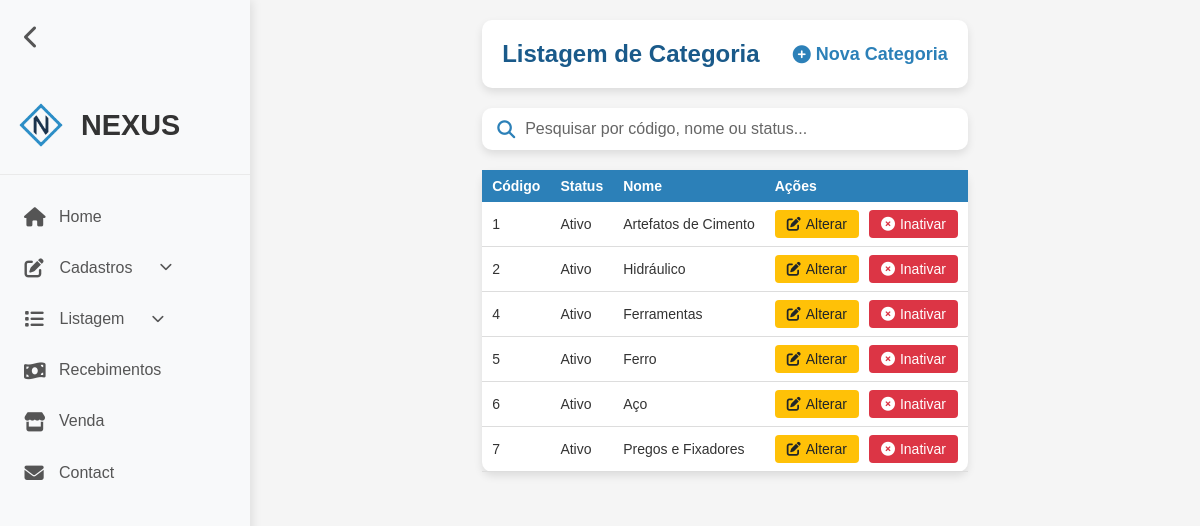
The app's page /categoria-listar.php (signed in) with its own data.
### tables this page shows
CREATE TABLE `categoria` (
  `codigo` int(11) NOT NULL,
  `status` tinyint(1) NOT NULL DEFAULT 1,
  `nome` varchar(45) NOT NULL
);

### categoria-listar.php (the view, shortened to what this page needs)
<?php
require_once("conexao.php");
$sqlA = "SELECT * FROM categoria WHERE status = 1 ORDER BY codigo";
$resultadoA = mysqli_query($conexao, $sqlA);
?>
<!DOCTYPE html>
<html lang="pt-BR">
<head>
    <link rel="stylesheet" href="assets/css/listar.css">
    <link rel="stylesheet" href="assets/css/reset.css">
    <link rel="stylesheet" href="assets/css/header.css">
    <link rel="stylesheet" href="https://cdnjs.cloudflare.com/ajax/libs/font-awesome/6.4.0/css/all.min.css">
</head>
<body>
    <?php require_once("header.php"); ?>
    <div class="container">
        <div class="card">
            <div class="card-body">
                <h5 class="title">
                    Listagem de Categoria
                    <a href="categoria-cadastrar.php">
                        <i class="fas fa-solid fa-circle-plus"></i> Nova Categoria
                    </a>
                </h5>
            </div>
        </div>
        <div class="search-container">
            <div class="search-box">
                <i class="fas fa-search"></i>
                <input type="text" id="searchInput" placeholder="Pesquisar por código, nome ou status..." onkeyup="filtrarTabela()">
            </div>
        </div>
        <table class="table-container">
            <thead>
                <tr>
                    <th scope="col">Código</th>
                    <th scope="col">Status</th>
                    <th scope="col">Nome</th>
                    <th scope="col">Ações</th>
                </tr>
            </thead>
            <tbody>
                <?php while ($linha = mysqli_fetch_assoc($resultadoA)) { ?>
                    <tr>
                        <td><?= $linha['codigo'] ?></td>
                        <td><?= ($linha['status'] == 1) ? 'Ativo' : 'Inativo' ?></td>
                        <td><?= $linha['nome'] ?></td>
                        <td class="actions">
                            <a href="categoria-alterar.php?codigo=<?= $linha['codigo'] ?>" class="btn btn-warning">
                                <i class="fas fa-solid fa-pen-to-square"></i> Alterar</a>
                            <a href="categoria-listar.php?codigo=<?= $linha['codigo'] ?>&status=<?= $linha['status'] ?>"
                                class="btn btn-danger" onclick="return confirm('Confirma Inativação?')"><i
                                    class="fas fa-solid fa-circle-xmark"></i>Inativar</a>
                        </td>
                    </tr>
                <?php } ?>
            </tbody>
        </table>
        </div>
</body>
</html>

### assets/css/listar.css (style rules this page uses)
:root { --azul-principal: #2c80b8; --azul-claro: #e6f2fa; --azul-escuro: #1a5a8a; --branco: #ffffff; --cinza-claro: #f5f5f5; --cinza-texto: #666666; --verde-sucesso: #28a745; --amarelo-alerta: #ffc107; --vermelho-perigo: #dc3545; }
body { background-color: var(--cinza-claro); color: #333; min-height: 100vh; }
.container { max-width: 1600px; margin: 0 auto; padding: 20px; min-height: 100vh; display: flex; flex-direction: column; }
.card { background-color: var(--branco); border-radius: 10px; box-shadow: 0 4px 8px rgba(0, 0, 0, 0.1); margin-bottom: 20px; overflow: hidden; }
.card-body { padding: 20px; }
.title { display: flex; justify-content: space-between; align-items: center; font-size: 24px; font-weight: 600; color: var(--azul-escuro); }
.title a { color: var(--azul-principal); text-decoration: none; font-size: 18px; display: flex; align-items: center; gap: 5px; transition: color 0.3s; }
.table-container { overflow-x: auto; background-color: var(--branco); border-radius: 10px; box-shadow: 0 4px 8px rgba(0, 0, 0, 0.1); }
table { width: 100%; border-collapse: collapse; }
thead { background-color: var(--azul-principal); color: var(--branco); }
th, td { padding: 12px 15px; text-align: left; }
th { font-weight: 600; position: sticky; top: 0; }
tbody tr { transition: background-color 0.3s; border-bottom: 1px solid #ddd; }
.btn { display: inline-flex; align-items: center; justify-content: center; padding: 6px 12px; border: none; border-radius: 4px; cursor: pointer; font-size: 14px; text-decoration: none; transition: all 0.3s; gap: 5px; }
.btn-warning { background-color: var(--amarelo-alerta); color: #212529; }
.btn-danger { background-color: var(--vermelho-perigo); color: var(--branco); }
.actions { display: flex; gap: 10px; }
.search-container { margin-bottom: 20px; }
.search-box { position: relative; display: flex; align-items: center; background-color: var(--branco); border-radius: 10px; box-shadow: 0 4px 8px rgba(0,0,0,0.1); padding: 12px 15px; gap: 10px; }
.search-box i.fa-search { color: var(--azul-principal); font-size: 18px; }
.search-box input { flex: 1; border: none; outline: none; font-size: 16px; color: #333; background: transparent; }
.search-box input::placeholder { color: var(--cinza-texto); }
@media (max-width: 1200px) { .table-container { font-size: 14px; } }
@media (max-width: 1200px) { th, td { padding: 8px 10px; } }

### assets/css/header.css (style rules this page uses)
* { font-family: 'Arial', sans-serif; }
body { display: flex; min-height: 100vh; transition: margin-left 0.3s ease; margin-left: 250px; }

### records on screen
categoria: codigo "1", status "Ativo", nome "Artefatos de Cimento"
categoria: codigo "2", status "Ativo", nome "Hidráulico"
categoria: codigo "4", status "Ativo", nome "Ferramentas"
categoria: codigo "5", status "Ativo", nome "Ferro"
categoria: codigo "6", status "Ativo", nome "Aço"
categoria: codigo "7", status "Ativo", nome "Pregos e Fixadores"
